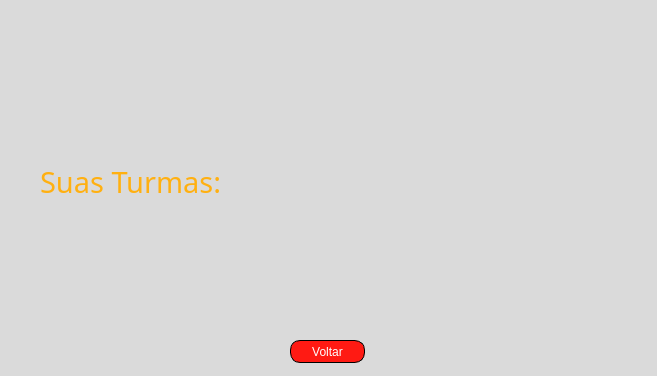
<?xml version="1.0" encoding="UTF-8"?>
<ui version="4.0">
 <class>MainWindow</class>
 <widget class="QMainWindow" name="MainWindow">
  <property name="geometry">
   <rect>
    <x>0</x>
    <y>0</y>
    <width>657</width>
    <height>376</height>
   </rect>
  </property>
  <property name="windowTitle">
   <string>Minha Turma</string>
  </property>
  <property name="styleSheet">
   <string notr="true">background-color: rgb(218, 218, 218);</string>
  </property>
  <widget class="QWidget" name="centralwidget">
   <widget class="QLabel" name="titulosuaturma">
    <property name="geometry">
     <rect>
      <x>40</x>
      <y>160</y>
      <width>205</width>
      <height>43</height>
     </rect>
    </property>
    <property name="font">
     <font>
      <family>UD Digi Kyokasho NK-R</family>
      <pointsize>22</pointsize>
     </font>
    </property>
    <property name="styleSheet">
     <string notr="true">color: rgb(255, 176, 17)</string>
    </property>
    <property name="text">
     <string>Suas Turmas:</string>
    </property>
   </widget>
   <widget class="QLabel" name="label">
    <property name="geometry">
     <rect>
      <x>0</x>
      <y>0</y>
      <width>500</width>
      <height>73</height>
     </rect>
    </property>
    <property name="text">
     <string/>
    </property>
    <property name="pixmap">
     <pixmap>linhadecima.png</pixmap>
    </property>
   </widget>
   <widget class="QLabel" name="label_2">
    <property name="geometry">
     <rect>
      <x>499</x>
      <y>0</y>
      <width>500</width>
      <height>73</height>
     </rect>
    </property>
    <property name="text">
     <string/>
    </property>
    <property name="pixmap">
     <pixmap>linhadecima.png</pixmap>
    </property>
   </widget>
   <widget class="QLabel" name="label_3">
    <property name="geometry">
     <rect>
      <x>270</x>
      <y>130</y>
      <width>361</width>
      <height>131</height>
     </rect>
    </property>
    <property name="font">
     <font>
      <family>UD Digi Kyokasho N-B</family>
      <pointsize>20</pointsize>
      <weight>75</weight>
      <bold>true</bold>
     </font>
    </property>
    <property name="text">
     <string/>
    </property>
   </widget>
   <widget class="QPushButton" name="btnvoltarprof">
    <property name="geometry">
     <rect>
      <x>290</x>
      <y>340</y>
      <width>75</width>
      <height>23</height>
     </rect>
    </property>
    <property name="styleSheet">
     <string notr="true">color: rgb(255, 255, 255);
background-color: rgb(255, 26, 19);
border: 1px solid black;
border-radius:10px</string>
    </property>
    <property name="text">
     <string>Voltar</string>
    </property>
   </widget>
  </widget>
 </widget>
 <resources/>
 <connections/>
</ui>
